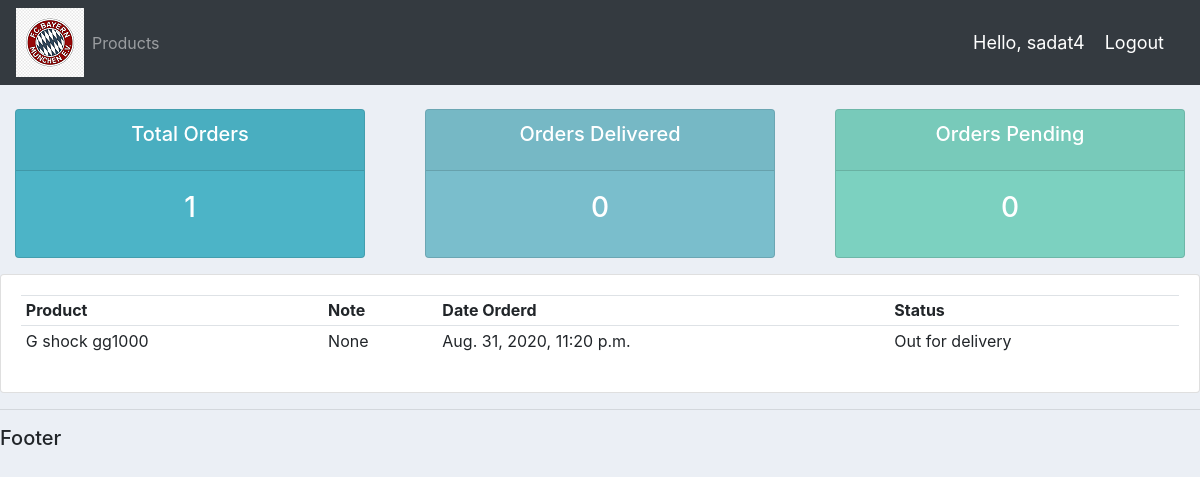
The page /user/ (signed in) on the database as committed earlier.
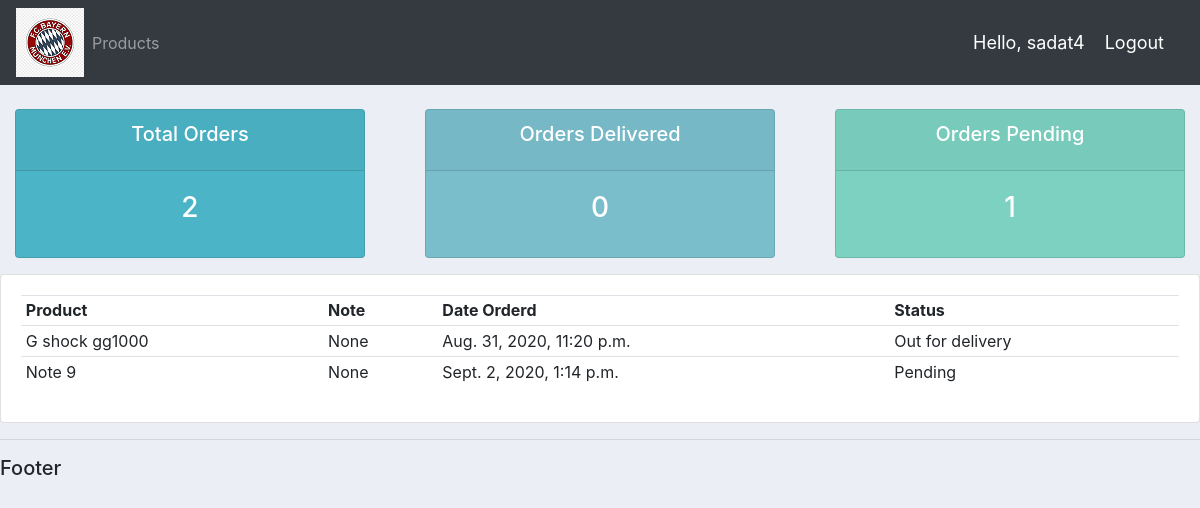
The same page on the database as committed later.
### accounts/models.py (models this page shows)
class Order(models.Model):
    STATUS = (
        ('Pending', 'Pending'),
        ('Out for delivery', 'Out for delivery'),
        ('Delivered', 'Delivered'),
    )
    customer = models.ForeignKey(Customer, null=True, on_delete=models.SET_NULL)
    product = models.ForeignKey(Product, null=True, on_delete=models.SET_NULL)
    date_created = models.DateTimeField(auto_now_add=True, null=True)
    status = models.CharField(max_length=200, null=True, choices=STATUS)
    note = models.CharField(max_length=1000, null=True)
    def __str__(self):
        return self.product.name

class Product(models.Model):
    CATEGORY = (
        ('Indoor', 'Indoor'),
        ('Out Door', 'Out Door'),
    )
    name = models.CharField(max_length=200, null=True)
    price = models.FloatField(null=True)
    category = models.CharField(max_length=200, null=True, choices=CATEGORY)
    description = models.CharField(max_length=200, null=True, blank=True)
    date_created = models.DateTimeField(auto_now_add=True, null=True)
    tags = models.ManyToManyField(Tag)
    def __str__(self):
        return self.name

### accounts/decorators.py (the view)
		def wrapper_func(request, *args, **kwargs):
			group = None
			if request.user.groups.exists():
				group = request.user.groups.all()[0].name
			if group in allowed_roles:
				return view_func(request, *args, **kwargs)
			else:
				return HttpResponse('You are not authorized to view this page')

### accounts/views.py (called while the page is built)
@login_required(login_url='login')
@allowed_users(allowed_roles=['customer'])
def userPage(request):
    orders = request.user.customer.order_set.all()
    total_orders = orders.count()
    delivered = orders.filter(status='Delivered').count()
    pending = orders.filter(status='Pending').count()
    print('ORDERS:', orders)
    context = {'orders': orders, 'total_orders': total_orders,
               'delivered': delivered, 'pending': pending}
    return render(request, 'accounts/user.html', context)

### accounts/templates/accounts/user.html
{%  extends 'accounts/main.html' %}
{% block content %}
{%  include 'accounts/status.html' %}
<div class="row">
	<div class="col-md">
		<div class="card card-body">
			<table class="table table-sm">
				<tr>
					<th>Product</th>
					<th>Note</th>
					<th>Date Orderd</th>
					<th>Status</th>
				</tr>
				{% for order in orders %}
				<tr>
					<td>{{order.product}}</td>
					<td>{{order.note}}</td>
					<td>{{order.date_created}}</td>
					<td>{{order.status}}</td>
				</tr>
				{% endfor %}
			</table>
		</div>
	</div>
</div>
{% endblock content %}

Rows that differ between the two databases and show on the page:
added Order: product "Note 9", note "None", date_created "Sept. 2, 2020, 1:14 p.m.", status "Pending"
Other text that changed with them:
{{ total_orders }}: "1" → "2"
{{ pending }}: "0" → "1"
